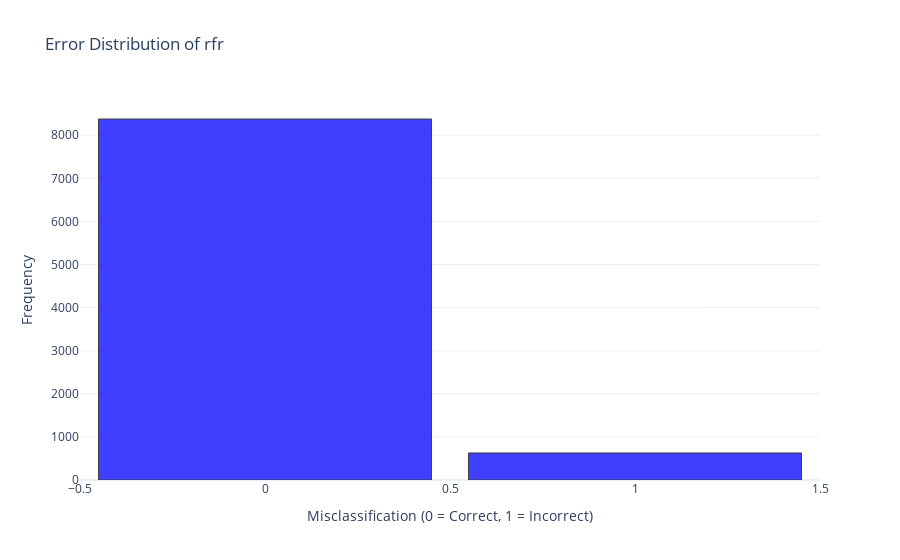

Here is the notebook cell this chart was saved with:
### Code cell
plot_distribution(err[best_estimator], best_estimator)

### Figure 1 — Plotly figure (JSON) as saved in the notebook; plotly's stock layout.template omitted (floating-point values rounded to 4 significant figures; data arrays with more than 128 entries replaced by an {"elided": "..."} marker saying what was removed)
{"data": [{"marker": {"color": "blue", "line": {"color": "black", "width": 1}}, "nbinsx": 2, "opacity": 0.75, "type": "histogram", "x": {"elided": "9005 int values"}}], "layout": {"bargap": 0.1, "title": {"text": "Error Distribution of rfr"}, "xaxis": {"title": {"text": "Misclassification (0 = Correct, 1 = Incorrect)"}}, "yaxis": {"title": {"text": "Frequency"}}}}
